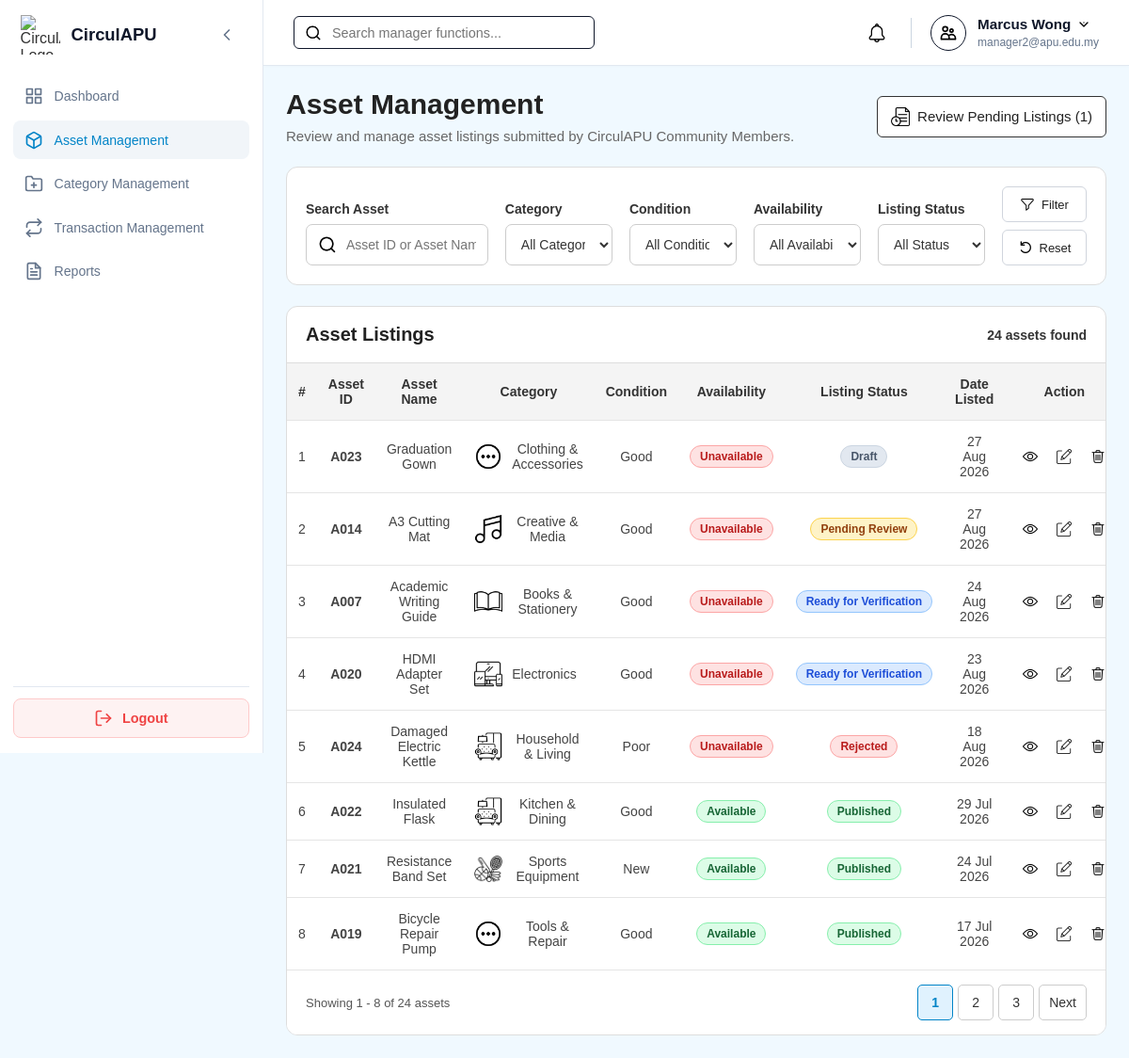
Page /Manager/manager_assets.php (signed in) on the committed database.
### tables this page shows
CREATE TABLE `assets` (
  `assetID` varchar(10) NOT NULL,
  `ownerID` varchar(10) NOT NULL,
  `categoryID` varchar(10) NOT NULL,
  `assetName` varchar(150) NOT NULL,
  `description` varchar(255) DEFAULT NULL,
  `assetCondition` enum('New','Like New','Good','Fair','Poor') NOT NULL,
  `imageURL` varchar(255) DEFAULT NULL,
  `availabilityStatus` enum('Available','Reserved','Borrowed','Unavailable') NOT NULL,
  `listingStatus` enum('Draft','Pending Review','Ready for Verification','Approved','Published','Rejected','Removed') NOT NULL,
  `createdDate` timestamp NOT NULL DEFAULT current_timestamp(),
  `updatedDate` timestamp NULL DEFAULT NULL ON UPDATE current_timestamp(),
  `verificationStatus` enum('Pending','Approved','Rejected') NOT NULL
);

CREATE TABLE `categories` (
  `categoryID` varchar(10) NOT NULL,
  `categoryName` varchar(100) NOT NULL,
  `description` varchar(255) DEFAULT NULL,
  `categoryIcon` varchar(255) DEFAULT NULL,
  `status` enum('Active','Inactive') NOT NULL DEFAULT 'Active',
  `createdDate` timestamp NOT NULL DEFAULT current_timestamp()
);

### Manager/manager_assets.php (the view, shortened to what this page needs)
<?php
require_once '../db.php';
function e($v): string { return htmlspecialchars((string)$v, ENT_QUOTES, 'UTF-8'); }
function assetDate($v): string { return $v && strtotime($v) ? date('d M Y', strtotime($v)) : '-'; }
function pageURL(int $page): string {
    $q = $_GET; $q['page'] = $page;
    return 'manager_assets.php?' . http_build_query($q);
}
$search = trim($_GET['search'] ?? '');
$category = trim($_GET['category'] ?? '');
$condition = trim($_GET['condition'] ?? '');
$availability = trim($_GET['availability'] ?? $_GET['availabilityStatus'] ?? '');
$status = trim($_GET['listingStatus'] ?? '');
$verification = trim($_GET['verificationStatus'] ?? '');
$assets=$categories=[];$error='';$pendingCount=0;$nextPending='';
$perPage = 8;
$page = max(1, (int)($_GET['page'] ?? 1));
$total = 0; $totalPages = 1; $offset = 0;
try {
    $conn->set_charset('utf8mb4');
    $pending=$conn->query("SELECT assetID FROM assets WHERE listingStatus='Pending Review' ORDER BY createdDate ASC");
    $pendingCount=$pending->num_rows;
    $nextPending=$pending->fetch_assoc()['assetID']??'';
    $where = "
        WHERE (?='' OR a.assetID LIKE CONCAT('%',?,'%') OR a.assetName LIKE CONCAT('%',?,'%'))
          AND (?='' OR a.categoryID=?)
          AND (?='' OR a.assetCondition=?)
          AND (?='' OR a.availabilityStatus=?)
          AND ((?='' AND a.listingStatus<>'Removed') OR a.listingStatus=?)
          AND (?='' OR a.verificationStatus=?)
    ";
    $types = 'sssssssssssss';
    $params = [
        $search,$search,$search,
        $category,$category,
        $condition,$condition,
        $availability,$availability,
        $status,$status,
        $verification,$verification
    ];
    $stmt = $conn->prepare("SELECT COUNT(*) total FROM assets a $where");
    $stmt->bind_param($types, ...$params); $stmt->execute();
    $total = (int)$stmt->get_result()->fetch_assoc()['total']; $stmt->close();
    $totalPages = max(1, (int)ceil($total / $perPage));
    $page = min($page, $totalPages);
    $offset = ($page - 1) * $perPage;
    $stmt = $conn->prepare("
        SELECT a.assetID,a.assetName,a.assetCondition,a.availabilityStatus,
               a.listingStatus,a.createdDate,c.categoryName,c.categoryIcon,
               EXISTS(
                   SELECT 1
                   FROM transactionrequests tr
                   JOIN borrowings b ON b.transactionID=tr.transactionID
                   WHERE tr.assetID=a.assetID
                     AND tr.requestStatus IN ('Approved','In Progress')
                     AND b.actualReturnDate IS NULL
                     AND b.borrowingStatus IN ('Approved','Borrowed','Active','Overdue')
               ) hasActiveReservation
        FROM assets a
        JOIN categories c ON a.categoryID=c.categoryID
        $where
        ORDER BY a.createdDate DESC
        LIMIT ? OFFSET ?
    ");
    $listParams = [...$params, $perPage, $offset];
    $stmt->bind_param($types . 'ii', ...$listParams); $stmt->execute();
    $assets = $stmt->get_result()->fetch_all(MYSQLI_ASSOC); $stmt->close();
} catch (Throwable $e) {
    error_log($e->getMessage());
    $error = 'Unable to load asset records. Please try again.';
}
$start = $total ? $offset + 1 : 0;
$end = min($offset + $perPage, $total);
$back=http_build_query(array_filter([
    'search'=>$search,'category'=>$category,'condition'=>$condition,'availability'=>$availability,
    'listingStatus'=>$status,'verificationStatus'=>$verification,'page'=>$page
],fn($v)=>$v!==''&&$v!==1));
$backParam=$back?'&back='.rawurlencode($back):'';
?>
<!DOCTYPE html>
<html lang="en">
<head>
    <link rel="stylesheet" href="../style.css">
    <link rel="stylesheet" href="manager_style.css">
    <link rel="stylesheet" href="manager_mobile.css">
</head>
<body class="role-manager">
<div class="dashboard-container">
<?php include '../sidebar.php'; ?>
<div class="main-content">
<?php include '../header.php'; ?>
<main class="page-body">
<section class="management-heading management-heading-action">
    <div class="management-heading-text">
        <h1>Asset Management</h1>
        <p>Review and manage asset listings submitted by CirculAPU Community Members.</p>
    </div>
    <?php if($nextPending):?>
    <a href="review_asset_submission.php?assetID=<?=e($nextPending)?>" class="management-create-btn">
        <img src="../assets/icons/pendingVerification.png" alt="">
        Review Pending Listings (<?=$pendingCount?>)
    </a>
    <?php endif;?>
</section>
<section class="management-filter desktop-management-filter">
<form method="GET">
    <div class="management-filter-group search">
        <label for="search">Search Asset</label>
        <div class="management-search-input">
            <img src="../assets/icons/search.png" alt="">
            <input id="search" name="search" placeholder="Asset ID or Asset Name" value="<?= e($search) ?>">
        </div>
    </div>
    <div class="management-filter-group">
        <label for="category">Category</label>
        <select id="category" name="category">
            <option value="">All Categories</option>
        </select>
    </div>
    <div class="management-filter-group">
        <label for="condition">Condition</label>
        <select id="condition" name="condition">
            <option value="">All Conditions</option>
        </select>
    </div>
    <div class="management-filter-group">
        <label for="availability">Availability</label>
        <select id="availability" name="availability">
            <option value="">All Availability</option>
        </select>
    </div>
    <div class="management-filter-group">
        <label for="listingStatus">Listing Status</label>
        <select id="listingStatus" name="listingStatus">
            <option value="">All Status</option>
        </select>
    </div>
    <div class="management-filter-buttons">
        <button type="submit" class="management-filter-btn"><img src="../assets/icons/filter.png" alt=""> Filter</button>
        <a href="manager_assets.php" class="management-reset-btn"><img src="../assets/icons/reset.png" alt=""> Reset</a>
    </div>
</form>
</section>
<section class="management-list desktop-asset-list">
    <div class="management-list-header">
        <h2>Asset Listings</h2>
        <p><?= $total ?> asset<?= $total === 1 ? '' : 's' ?> found</p>
    </div>
    <div class="management-table-wrapper">
    <table class="management-table">
        <thead>
        <tr>
            <th>#</th><th>Asset ID</th><th>Asset Name</th><th>Category</th><th>Condition</th>
            <th>Availability</th><th>Listing Status</th><th>Date Listed</th><th>Action</th>
        </tr>
        </thead>
        <tbody>
        <?php if (!$assets): ?>
            <tr><td colspan="9" class="management-empty-state">No asset records found.</td></tr>
        <?php else: foreach ($assets as $i => $a): ?>
            <tr>
                <td><?= $offset + $i + 1 ?></td>
                <td><strong><?= e($a['assetID']) ?></strong></td>
                <td><?= e($a['assetName']) ?></td>
                <td>
                    <div class="category-name-cell">
                        <?php if ($a['categoryIcon']): ?>
                            <img src="../<?= e($a['categoryIcon']) ?>" alt="">
                        <?php endif; ?>
                        <span><?= e($a['categoryName']) ?></span>
                    </div>
                </td>
                <td><?= e($a['assetCondition']) ?></td>
                <td><span class="status-badge" data-status="<?=e($a['availabilityStatus'])?>"><?=e($a['availabilityStatus'])?></span></td>
                <td><span class="status-badge" data-status="<?=e($a['listingStatus'])?>"><?=e($a['listingStatus'])?></span></td>
                <td><?= e(assetDate($a['createdDate'])) ?></td>
                <td>
                    <div class="management-actions">
                        <a href="manager_asset_view.php?assetID=<?= e($a['assetID']) ?><?=e($backParam)?>" class="management-action-btn" title="View Asset">
                            <img src="../assets/icons/view.png" alt="View">
                        </a>
                        <?php if ($a['listingStatus'] === 'Pending Review'): ?>
                        <a href="review_asset_submission.php?assetID=<?= e($a['assetID']) ?><?=e($backParam)?>" class="management-action-btn" title="Review Asset Submission">
                            <img src="../assets/icons/edit.png" alt="Review">
                        </a>
                        <?php elseif ($a['listingStatus'] !== 'Removed'): ?>
                        <a href="manager_asset_edit.php?assetID=<?= e($a['assetID']) ?><?=e($backParam)?>" class="management-action-btn" title="Edit Asset Information">
                            <img src="../assets/icons/edit.png" alt="Edit">
                        </a>
                        <?php endif; ?>
                        <?php if ($a['listingStatus'] !== 'Removed' && !in_array($a['availabilityStatus'], ['Reserved','Borrowed'], true) && empty($a['hasActiveReservation'])): ?>
                        <button type="button" class="management-action-btn delete" title="Remove Asset"
                                data-id="<?=e($a['assetID'])?>" data-name="<?=e($a['assetName'])?>"
                                onclick="openRemoveDialog(this)">
                            <img src="../assets/icons/delete.png" alt="Remove">
                        </button>
                        <?php endif; ?>
                    </div>
                </td>
            </tr>
        <?php endforeach; endif; ?>
        </tbody>
    </table>
    </div>
    <div class="management-table-footer">
        <p>Showing <?= $start ?> - <?= $end ?> of <?= $total ?> assets</p>
        <?php if ($totalPages > 1): ?>
        <nav class="pagination" aria-label="Asset pagination">
            <?php for ($p=1; $p<=$totalPages; $p++): ?>
                <a href="<?= e(pageURL($p)) ?>" class="<?= $p === $page ? 'active' : '' ?>"><?= $p ?></a>
            <?php endfor; ?>
            <?php if ($page < $totalPages): ?><a href="<?= e(pageURL($page + 1)) ?>">Next</a><?php endif; ?>
        </nav>
        <?php endif; ?>
    </div>
</section>
</main>
</div>
</div>
</body>
</html>

### Manager/manager_style.css (style rules this page uses)
.management-heading-action { display: flex; justify-content: space-between; align-items: center; gap: 20px; }
.management-heading-action .management-create-btn { flex-shrink: 0; }
.category-name-cell { display: flex; align-items: center; gap: 10px; }
.category-name-cell img { width: 30px; height: 30px; object-fit: contain; flex-shrink: 0; }

### rows in the picture
assets: i "1", assetID "A023", assetName "Graduation Gown", categoryID.categoryIcon (picture), categoryID.categoryName "Clothing & Accessories", assetCondition "Good", availabilityStatus "Unavailable", listingStatus "Draft", createdDate "27 Aug 2026"
assets: i "2", assetID "A014", assetName "A3 Cutting Mat", categoryID.categoryIcon (picture), categoryID.categoryName "Creative & Media", assetCondition "Good", availabilityStatus "Unavailable", listingStatus "Pending Review", createdDate "27 Aug 2026"
assets: i "3", assetID "A007", assetName "Academic Writing Guide", categoryID.categoryIcon (picture), categoryID.categoryName "Books & Stationery", assetCondition "Good", availabilityStatus "Unavailable", listingStatus "Ready for Verification", createdDate "24 Aug 2026"
assets: i "4", assetID "A020", assetName "HDMI Adapter Set", categoryID.categoryIcon (picture), categoryID.categoryName "Electronics", assetCondition "Good", availabilityStatus "Unavailable", listingStatus "Ready for Verification", createdDate "23 Aug 2026"
assets: i "5", assetID "A024", assetName "Damaged Electric Kettle", categoryID.categoryIcon (picture), categoryID.categoryName "Household & Living", assetCondition "Poor", availabilityStatus "Unavailable", listingStatus "Rejected", createdDate "18 Aug 2026"
assets: i "6", assetID "A022", assetName "Insulated Flask", categoryID.categoryIcon (picture), categoryID.categoryName "Kitchen & Dining", assetCondition "Good", availabilityStatus "Available", listingStatus "Published", createdDate "29 Jul 2026"
assets: i "7", assetID "A021", assetName "Resistance Band Set", categoryID.categoryIcon (picture), categoryID.categoryName "Sports Equipment", assetCondition "New", availabilityStatus "Available", listingStatus "Published", createdDate "24 Jul 2026"
assets: i "8", assetID "A019", assetName "Bicycle Repair Pump", categoryID.categoryIcon (picture), categoryID.categoryName "Tools & Repair", assetCondition "Good", availabilityStatus "Available", listingStatus "Published", createdDate "17 Jul 2026"

### other values in the picture
$user_name "Marcus Wong"
$user_email "manager2@apu.edu.my"
$pendingCount "1"
$total "24"
$start "1"
$end "8"
